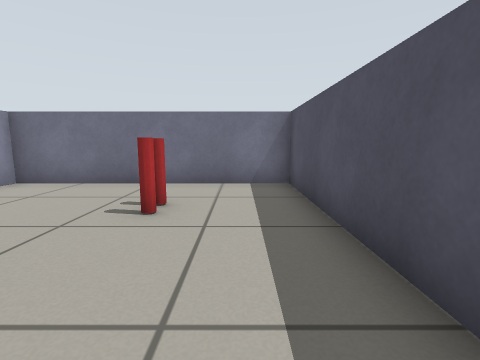
View 1 (above)

24 first-person views from a walk through a robot-simulator world made for Gazebo. The camera is 0.57 m above the floor, tilts 8° down and sees 85° across. The floor is counted in squares, 0.5 m on a side. Each view is taken from the middle of a square. On the plan, view 1 faces up. The plan holds only what a view shows up to about 12 squares ahead; the rest is blank.

View 2
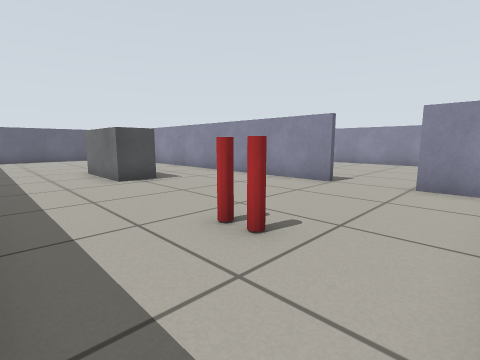

View 3
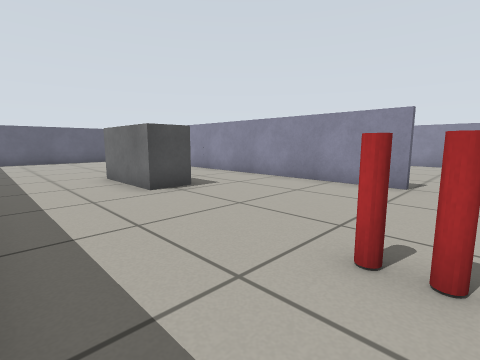

View 4
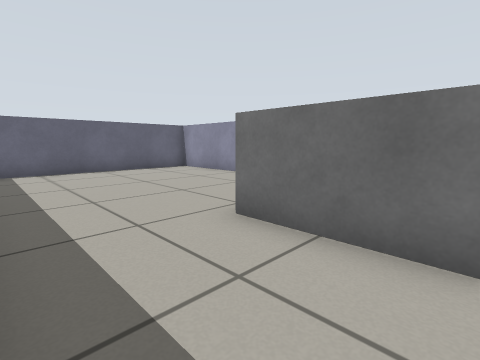

View 5
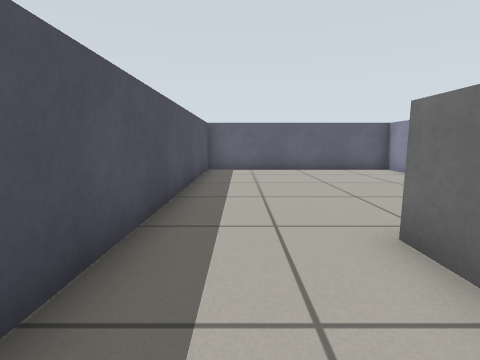

View 6
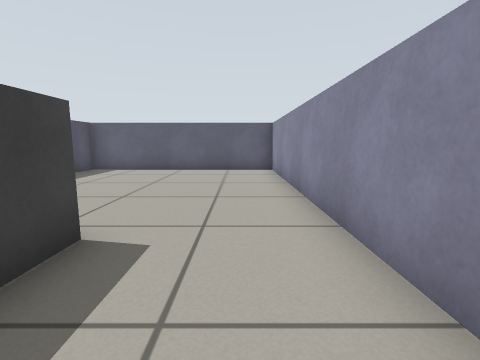

View 7
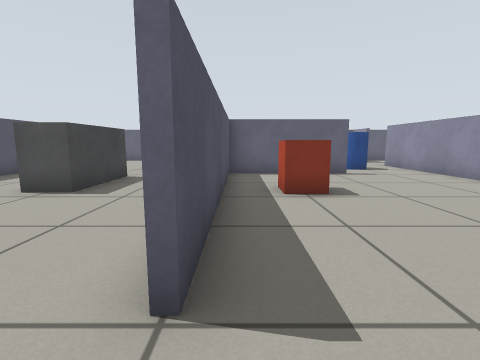

View 8
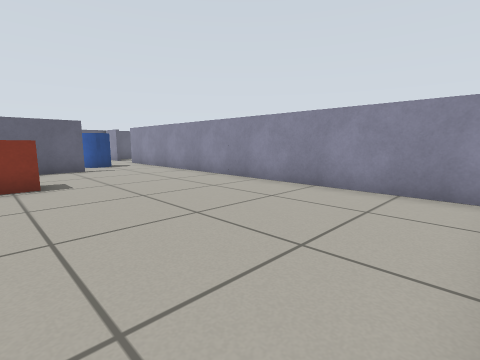

View 9
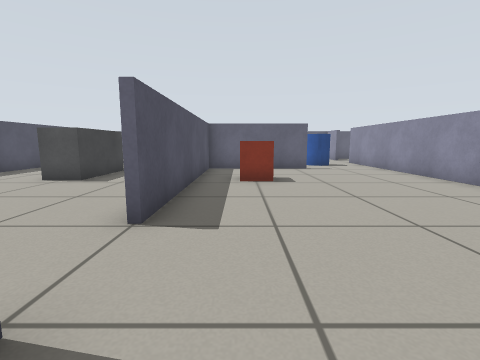

View 10
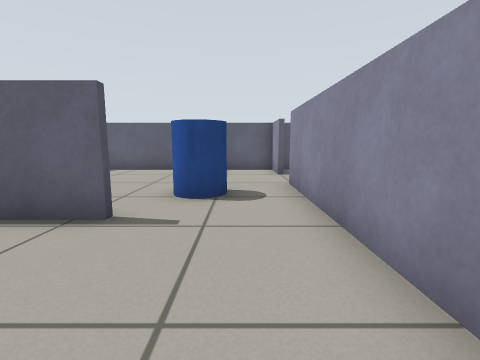

View 11
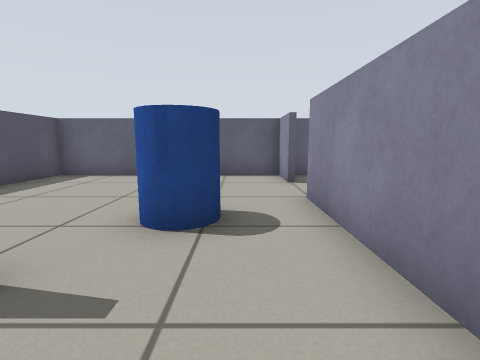

View 12
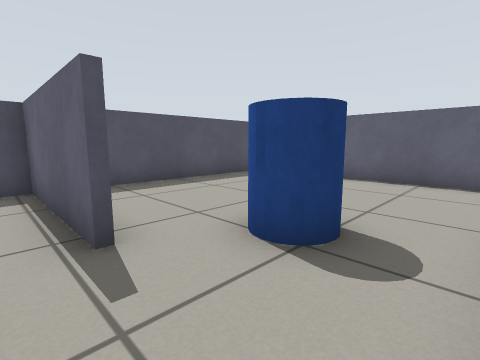

View 13
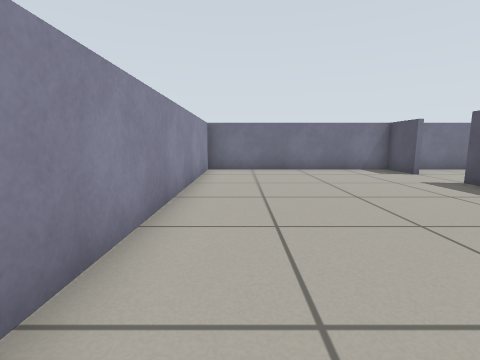

View 14
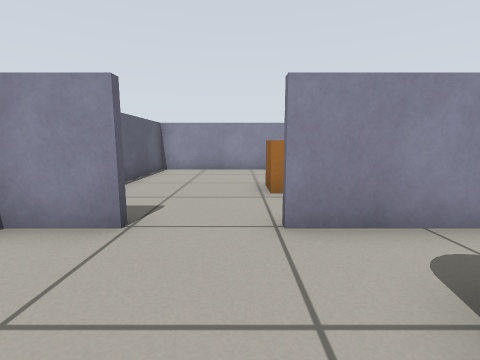

View 15
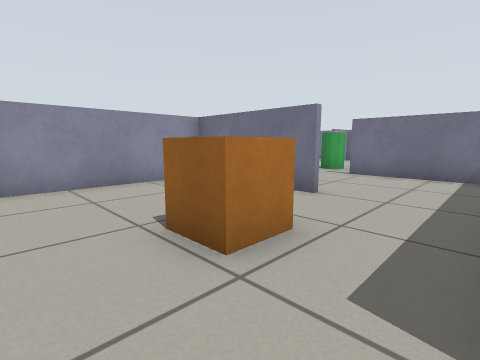

View 16
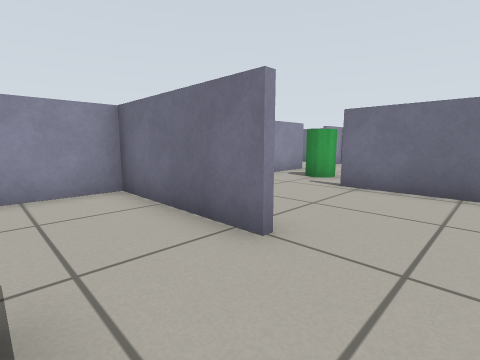

View 17
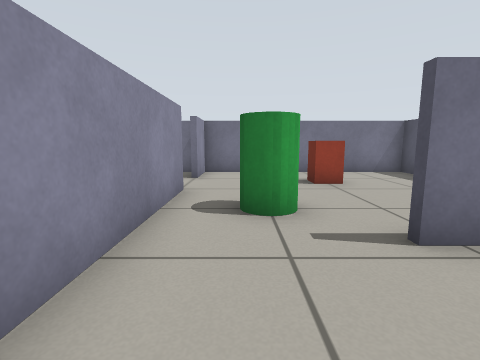

View 18
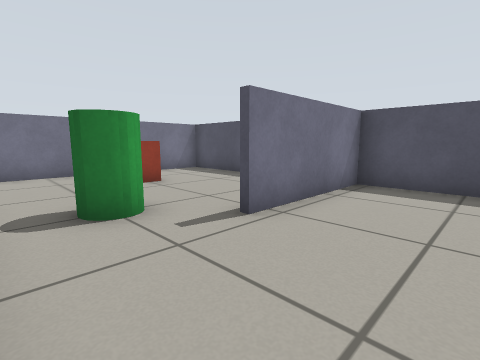

View 19
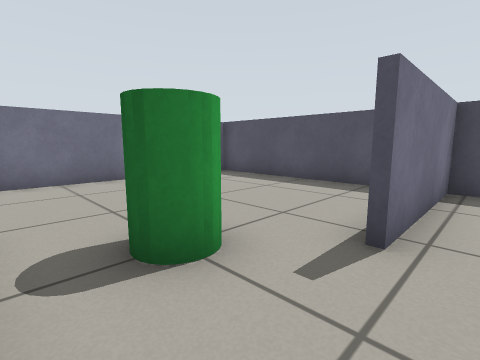

View 20
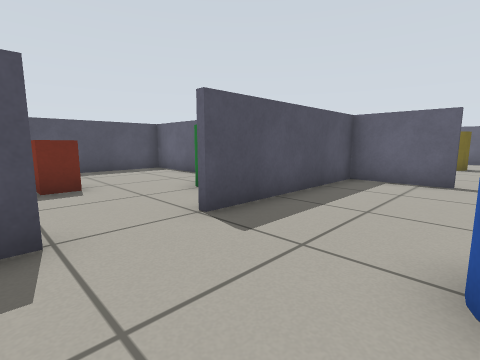

View 21
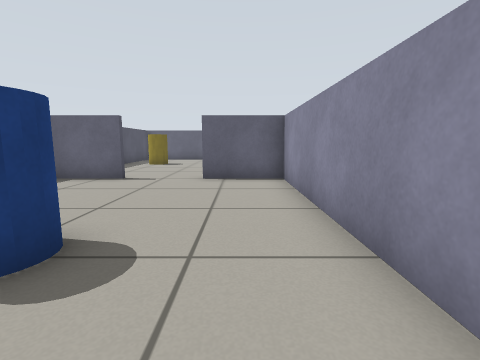

View 22
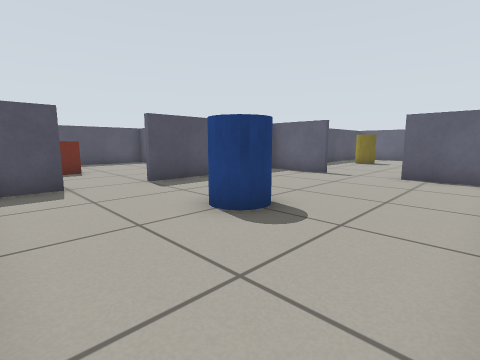

View 23
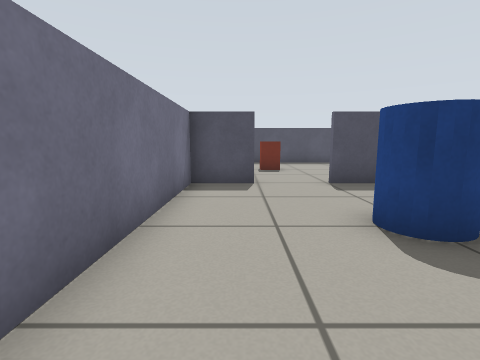

View 24
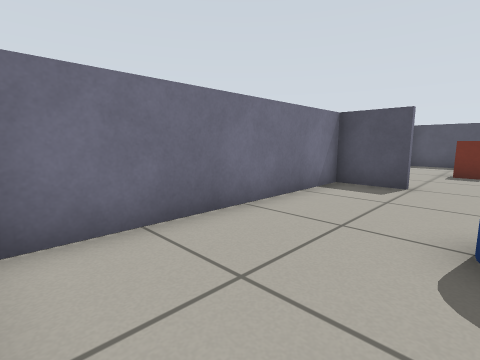

### Floor plan
Points are (right, up) in squares from view 1. A wall is a line through its corners. A room is listed if a view was taken in it or the views show most of it. See-through windows are left out.
Room 1 (views 1, 2, 3, 4, 5, 6)
walls: (1.4, 1.4) (1.4, 7.4) (-7, 7.4); (-6.4, 3.5) (-6.4, -12.5); (-6.4, 7.5) (-6.4, 5.5); (-7, -12.4) (1.4, -12.4) (1.4, -2.4)
ways out: opening at (-7, 4.5) to room 2
objects: grey box (-3, -4) to (-2, -1); other object (-2, 4) to (-2, 5)
Room 2 (views 7, 8, 9, 10, 11, 12, 13, 14)
walls: (-11.1, -4.8) (-6.6, -4.8) (-6.6, 3.5); (-6.6, 5.5) (-6.6, 7.5); (-14.4, -10.5) (-14.4, -12.4) (-7, -12.4); (-7, 7.4) (-14.4, 7.4) (-14.4, -8.5); (-6.6, -12.5) (-6.6, -6.4)
ways out: opening at (-7, 4.5) to room 1; opening at (-15, -9.5) to room 3
objects: blue cylinder (-12, -7); red box (-9, -2) to (-8, -1)
Room 3 (views 15, 16, 17, 18, 19)
walls: (-17.9, -4.6) (-22.4, -4.6) (-22.4, -12.4) (-18.6, -12.4); (-17.6, 0) (-14.6, 0) (-14.6, 7.4) (-22.4, 7.4) (-22.4, 5.5); (-14.6, -2.8) (-14.6, -0.2) (-19, -0.2); (-22.4, 3.5) (-22.4, -1.6)
ways out: opening at (-15, -9.5) to room 2; opening at (-23, 4.5) to room 4
objects: green cylinder (-21, 1) to (-20, 2); red box (-19, 5) to (-18, 5); orange box (-18, -8) to (-17, -7)
Room 4 (views 20, 21, 22, 23, 24)
walls: (-30.4, 4.6) (-30.4, -2.4) (-27.8, -2.4); (-22.6, 5.5) (-22.6, 7.4) (-30, 7.4); (-25.2, -2.4) (-22.6, -2.4) (-22.6, 3.5)
ways out: opening at (-23, 4.5) to room 3; opening at (-26.5, -2)
objects: blue cylinder (-27, 3) to (-26, 4)

Positions as (right, up) in squares from view 1, and headings:
1: (0, 0), facing up
2: (1, 7), facing down-left
3: (1, 5), facing down-left
4: (1, -1), facing down-left
5: (0, -1), facing down
6: (-5, -1), facing down
7: (-7, 5), facing down
8: (-8, 7), facing down-left
9: (-8, 7), facing down
10: (-13, -1), facing down
11: (-13, -3), facing down
12: (-14, -4), facing down-right
13: (-13, -4), facing up
14: (-11, -9), facing left
15: (-15, -10), facing up-left
16: (-16, -7), facing up-left
17: (-21, -3), facing up
18: (-22, -3), facing up-right
19: (-22, -1), facing up-right
20: (-26, 6), facing down-right
21: (-29, 6), facing down
22: (-30, 7), facing down-right
23: (-30, 6), facing right
24: (-30, 4), facing up-right
